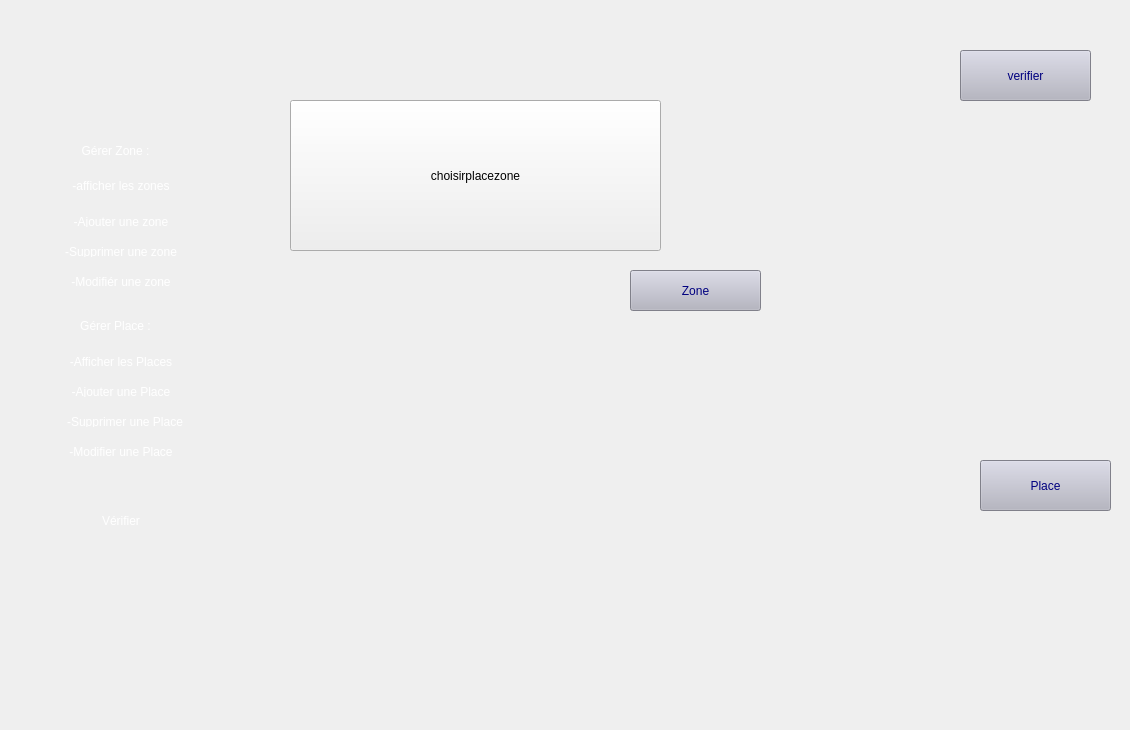
    <widget class="QWidget" name="page_choisirzoneplace">
     <widget class="QPushButton" name="pushButton_4">
      <property name="geometry">
       <rect>
        <x>290</x>
        <y>100</y>
        <width>371</width>
        <height>151</height>
       </rect>
      </property>
      <property name="text">
       <string>choisirplacezone</string>
      </property>
     </widget>
     <widget class="QPushButton" name="place">
      <property name="geometry">
       <rect>
        <x>980</x>
        <y>460</y>
        <width>131</width>
        <height>51</height>
       </rect>
      </property>
      <property name="styleSheet">
       <string notr="true">#place{
	font: 18pt &quot;Bahnschrift&quot;;

	background-color: rgb(179, 179, 193);
	
	
	
	color: rgb(0, 0, 127);
	
;}


#place:hover{
;

	color: rgb(255, 255, 255);
	background-color: rgb(4, 44, 89);
	}</string>
      </property>
      <property name="text">
       <string>Place</string>
      </property>
     </widget>
     <widget class="QPushButton" name="zone">
      <property name="geometry">
       <rect>
        <x>630</x>
        <y>270</y>
        <width>131</width>
        <height>41</height>
       </rect>
      </property>
      <property name="styleSheet">
       <string notr="true">#zone{
	font: 18pt &quot;Bahnschrift&quot;;

	background-color: rgb(179, 179, 193);
	
	
	
	color: rgb(0, 0, 127);
	
;}


#zone:hover{
;

	color: rgb(255, 255, 255);
	background-color: rgb(4, 44, 89);
	}</string>
      </property>
      <property name="text">
       <string>Zone</string>
      </property>
     </widget>
     <widget class="QLabel" name="label_19">
      <property name="geometry">
       <rect>
        <x>20</x>
        <y>20</y>
        <width>1101</width>
        <height>701</height>
       </rect>
      </property>
      <property name="styleSheet">
       <string notr="true">background-image: url(:/2.png);</string>
      </property>
      <property name="text">
       <string/>
      </property>
     </widget>
     <widget class="QPushButton" name="verifier">
      <property name="geometry">
       <rect>
        <x>960</x>
        <y>50</y>
        <width>131</width>
        <height>51</height>
       </rect>
      </property>
      <property name="styleSheet">
       <string notr="true">#verifier{
	font: 18pt &quot;Bahnschrift&quot;;

	background-color: rgb(179, 179, 193);
	
	
	
	color: rgb(0, 0, 127);
	
;}


#verifier:hover{
;

	color: rgb(255, 255, 255);
	background-color: rgb(4, 44, 89);
	}</string>
      </property>
      <property name="text">
       <string>verifier</string>
      </property>
     </widget>
     <widget class="QPushButton" name="gererrz">
      <property name="geometry">
       <rect>
        <x>20</x>
        <y>130</y>
        <width>191</width>
        <height>41</height>
       </rect>
      </property>
      <property name="styleSheet">
       <string notr="true">#gererrz{ 
font: 63 10pt &quot;Yu Gothic UI Semibold&quot;;
background-color: transparent;
border-style: outset;
	color: rgb(255, 255, 255);
border-radius: 10px;
border-color: blue;
min-width: 10em;
padding: 6px;
}
#gererrz:hover:!pressed {
background-color: rgb(3, 38, 77);
border-style: inset;
}</string>
      </property>
      <property name="text">
       <string>Gérer Zone :</string>
      </property>
     </widget>
     <widget class="QPushButton" name="affichz">
      <property name="geometry">
       <rect>
        <x>30</x>
        <y>170</y>
        <width>182</width>
        <height>31</height>
       </rect>
      </property>
      <property name="styleSheet">
       <string notr="true">#affichz{ 
font: 63 8pt &quot;Yu Gothic UI Semibold&quot;;
background-color: transparent;
border-style: outset;
	color: rgb(255, 255, 255);
border-radius: 10px;
border-color: blue;
min-width: 10em;
padding: 6px;
}
#affichz:hover:!pressed {
background-color: rgb(3, 38, 77);
border-style: inset;
}</string>
      </property>
      <property name="text">
       <string>-afficher les zones</string>
      </property>
     </widget>
     <widget class="QPushButton" name="ajoutz">
      <property name="geometry">
       <rect>
        <x>30</x>
        <y>210</y>
        <width>182</width>
        <height>23</height>
       </rect>
      </property>
      <property name="styleSheet">
       <string notr="true">#ajoutz{ 
font: 63 8pt &quot;Yu Gothic UI Semibold&quot;;
background-color: transparent;
border-style: outset;
	color: rgb(255, 255, 255);
border-radius: 10px;
border-color: blue;
min-width: 10em;
padding: 6px;
}
#ajoutz:hover:!pressed {
background-color: rgb(3, 38, 77);
border-style: inset;
}</string>
      </property>
      <property name="text">
       <string>-Ajouter une zone</string>
      </property>
     </widget>
     <widget class="QPushButton" name="suppzz">
      <property name="geometry">
       <rect>
        <x>50</x>
        <y>240</y>
        <width>142</width>
        <height>23</height>
       </rect>
      </property>
      <property name="styleSheet">
       <string notr="true">#suppzz{ 
font: 63 8pt &quot;Yu Gothic UI Semibold&quot;;
background-color: transparent;
border-style: outset;
	color: rgb(255, 255, 255);
border-radius: 10px;
border-color: blue;
min-width: 10em;
padding: 6px;
}
#suppzz:hover:!pressed {
background-color: rgb(3, 38, 77);
border-style: inset;
}</string>
      </property>
      <property name="text">
       <string>-Supprimer une zone</string>
      </property>
     </widget>
     <widget class="QPushButton" name="modifzz">
      <property name="geometry">
       <rect>
        <x>50</x>
        <y>270</y>
        <width>142</width>
        <height>23</height>
       </rect>
      </property>
      <property name="styleSheet">
       <string notr="true">#modifzz{ 
font: 63 8pt &quot;Yu Gothic UI Semibold&quot;;
background-color: transparent;
border-style: outset;
	color: rgb(255, 255, 255);
border-radius: 10px;
border-color: blue;
min-width: 10em;
padding: 6px;
}
#modifzz:hover:!pressed {
background-color: rgb(3, 38, 77);
border-style: inset;
}</string>
      </property>
      <property name="text">
       <string>-Modifiér une zone</string>
      </property>
     </widget>
     <widget class="QPushButton" name="gererpp">
      <property name="geometry">
       <rect>
        <x>20</x>
        <y>310</y>
        <width>191</width>
        <height>31</height>
       </rect>
      </property>
      <property name="styleSheet">
       <string notr="true">#gererpp{ 
font: 63 10pt &quot;Yu Gothic UI Semibold&quot;;
background-color: transparent;
border-style: outset;
	color: rgb(255, 255, 255);
border-radius: 10px;
border-color: blue;
min-width: 10em;
padding: 6px;
}
#gererpp:hover:!pressed {
background-color: rgb(3, 38, 77);
border-style: inset;
}</string>
      </property>
      <property name="text">
       <string>Gérer Place :</string>
      </property>
     </widget>
     <widget class="QPushButton" name="affip">
      <property name="geometry">
       <rect>
        <x>50</x>
        <y>350</y>
        <width>142</width>
        <height>23</height>
       </rect>
      </property>
      <property name="styleSheet">
       <string notr="true">#affip{ 
font: 63 8pt &quot;Yu Gothic UI Semibold&quot;;
background-color: transparent;
border-style: outset;
	color: rgb(255, 255, 255);
border-radius: 10px;
border-color: blue;
min-width: 10em;
padding: 6px;
}
#affip:hover:!pressed {
background-color: rgb(3, 38, 77);
border-style: inset;
}</string>
      </property>
      <property name="text">
       <string>-Afficher les Places</string>
      </property>
     </widget>
     <widget class="QPushButton" name="ajjjp">
      <property name="geometry">
       <rect>
        <x>50</x>
        <y>380</y>
        <width>142</width>
        <height>23</height>
       </rect>
      </property>
      <property name="styleSheet">
       <string notr="true">#ajjjp{ 
font: 63 8pt &quot;Yu Gothic UI Semibold&quot;;
background-color: transparent;
border-style: outset;
	color: rgb(255, 255, 255);
border-radius: 10px;
border-color: blue;
min-width: 10em;
padding: 6px;
}
#ajjjp:hover:!pressed {
background-color: rgb(3, 38, 77);
border-style: inset;
}</string>
      </property>
      <property name="text">
       <string>-Ajouter une Place</string>
      </property>
     </widget>
     <widget class="QPushButton" name="suppp_2">
      <property name="geometry">
       <rect>
        <x>54</x>
        <y>410</y>
        <width>142</width>
        <height>23</height>
       </rect>
      </property>
      <property name="styleSheet">
       <string notr="true">#suppp_2{ 
font: 63 8pt &quot;Yu Gothic UI Semibold&quot;;
background-color: transparent;
border-style: outset;
	color: rgb(255, 255, 255);
border-radius: 10px;
border-color: blue;
min-width: 10em;
padding: 6px;
}
#suppp_2:hover:!pressed {
background-color: rgb(3, 38, 77);
border-style: inset;
}</string>
      </property>
      <property name="text">
       <string>-Supprimer une Place</string>
      </property>
     </widget>
     <widget class="QPushButton" name="modp">
      <property name="geometry">
       <rect>
        <x>50</x>
        <y>440</y>
        <width>142</width>
        <height>23</height>
       </rect>
      </property>
      <property name="styleSheet">
       <string notr="true">#modp{ 
font: 63 8pt &quot;Yu Gothic UI Semibold&quot;;
background-color: transparent;
border-style: outset;
	color: rgb(255, 255, 255);
border-radius: 10px;
border-color: blue;
min-width: 10em;
padding: 6px;
}
#modp:hover:!pressed {
background-color: rgb(3, 38, 77);
border-style: inset;
}</string>
      </property>
      <property name="text">
       <string>-Modifier une Place</string>
      </property>
     </widget>
     <widget class="QPushButton" name="ver">
      <property name="geometry">
       <rect>
        <x>30</x>
        <y>500</y>
        <width>182</width>
        <height>41</height>
       </rect>
      </property>
      <property name="styleSheet">
       <string notr="true">#ver{ 
font: 63 10pt &quot;Yu Gothic UI Semibold&quot;;
background-color: transparent;
border-style: outset;
	color: rgb(255, 255, 255);
border-radius: 10px;
border-color: blue;
min-width: 10em;
padding: 6px;
}
#ver:hover:!pressed {
background-color: rgb(3, 38, 77);
border-style: inset;
}</string>
      </property>
      <property name="text">
       <string>Vérifier</string>
      </property>
     </widget>
     <zorder>pushButton_4</zorder>
     <zorder>label_19</zorder>
     <zorder>place</zorder>
     <zorder>zone</zorder>
     <zorder>verifier</zorder>
     <zorder>gererrz</zorder>
     <zorder>affichz</zorder>
     <zorder>ajoutz</zorder>
     <zorder>suppzz</zorder>
     <zorder>modifzz</zorder>
     <zorder>gererpp</zorder>
     <zorder>affip</zorder>
     <zorder>ajjjp</zorder>
     <zorder>suppp_2</zorder>
     <zorder>modp</zorder>
     <zorder>ver</zorder>
    </widget>
